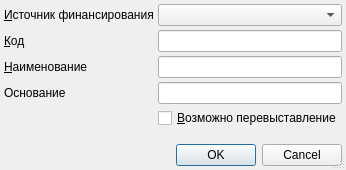
<?xml version="1.0" encoding="UTF-8"?>
<ui version="4.0">
 <class>ItemEditorDialog</class>
 <widget class="QDialog" name="ItemEditorDialog">
  <property name="geometry">
   <rect>
    <x>0</x>
    <y>0</y>
    <width>320</width>
    <height>170</height>
   </rect>
  </property>
  <property name="windowTitle">
   <string>ChangeMe!</string>
  </property>
  <property name="sizeGripEnabled">
   <bool>true</bool>
  </property>
  <layout class="QGridLayout">
   <property name="margin">
    <number>4</number>
   </property>
   <property name="spacing">
    <number>4</number>
   </property>
   <item row="1" column="0">
    <widget class="QLabel" name="lblCode">
     <property name="sizePolicy">
      <sizepolicy hsizetype="Maximum" vsizetype="Preferred">
       <horstretch>0</horstretch>
       <verstretch>0</verstretch>
      </sizepolicy>
     </property>
     <property name="text">
      <string>&amp;Код</string>
     </property>
     <property name="buddy">
      <cstring>edtCode</cstring>
     </property>
    </widget>
   </item>
   <item row="2" column="1">
    <widget class="QLineEdit" name="edtName"/>
   </item>
   <item row="0" column="0">
    <widget class="QLabel" name="lblFinance">
     <property name="sizePolicy">
      <sizepolicy hsizetype="Maximum" vsizetype="Preferred">
       <horstretch>0</horstretch>
       <verstretch>0</verstretch>
      </sizepolicy>
     </property>
     <property name="text">
      <string>&amp;Источник финансирования</string>
     </property>
     <property name="buddy">
      <cstring>cmbFinance</cstring>
     </property>
    </widget>
   </item>
   <item row="5" column="0">
    <spacer>
     <property name="orientation">
      <enum>Qt::Vertical</enum>
     </property>
     <property name="sizeHint" stdset="0">
      <size>
       <width>103</width>
       <height>16</height>
      </size>
     </property>
    </spacer>
   </item>
   <item row="1" column="1">
    <widget class="QLineEdit" name="edtCode"/>
   </item>
   <item row="4" column="1">
    <widget class="QCheckBox" name="chkCanRerun">
     <property name="text">
      <string>&amp;Возможно перевыставление</string>
     </property>
    </widget>
   </item>
   <item row="3" column="0">
    <widget class="QLabel" name="label">
     <property name="sizePolicy">
      <sizepolicy hsizetype="Maximum" vsizetype="Preferred">
       <horstretch>0</horstretch>
       <verstretch>0</verstretch>
      </sizepolicy>
     </property>
     <property name="text">
      <string>Основание</string>
     </property>
    </widget>
   </item>
   <item row="2" column="0">
    <widget class="QLabel" name="lblName">
     <property name="sizePolicy">
      <sizepolicy hsizetype="Maximum" vsizetype="Preferred">
       <horstretch>0</horstretch>
       <verstretch>0</verstretch>
      </sizepolicy>
     </property>
     <property name="text">
      <string>&amp;Наименование</string>
     </property>
     <property name="buddy">
      <cstring>edtName</cstring>
     </property>
    </widget>
   </item>
   <item row="0" column="1">
    <widget class="CRBComboBox" name="cmbFinance"/>
   </item>
   <item row="3" column="1">
    <widget class="QLineEdit" name="edtReason"/>
   </item>
   <item row="6" column="0" colspan="2">
    <widget class="QDialogButtonBox" name="buttonBox">
     <property name="standardButtons">
      <set>QDialogButtonBox::Cancel|QDialogButtonBox::Ok</set>
     </property>
    </widget>
   </item>
  </layout>
 </widget>
 <customwidgets>
  <customwidget>
   <class>CRBComboBox</class>
   <extends>QComboBox</extends>
   <header>library/crbcombobox.h</header>
  </customwidget>
 </customwidgets>
 <tabstops>
  <tabstop>cmbFinance</tabstop>
  <tabstop>edtCode</tabstop>
  <tabstop>edtName</tabstop>
  <tabstop>chkCanRerun</tabstop>
 </tabstops>
 <resources/>
 <connections>
  <connection>
   <sender>buttonBox</sender>
   <signal>accepted()</signal>
   <receiver>ItemEditorDialog</receiver>
   <slot>accept()</slot>
   <hints>
    <hint type="sourcelabel">
     <x>162</x>
     <y>150</y>
    </hint>
    <hint type="destinationlabel">
     <x>162</x>
     <y>83</y>
    </hint>
   </hints>
  </connection>
  <connection>
   <sender>buttonBox</sender>
   <signal>rejected()</signal>
   <receiver>ItemEditorDialog</receiver>
   <slot>reject()</slot>
   <hints>
    <hint type="sourcelabel">
     <x>162</x>
     <y>150</y>
    </hint>
    <hint type="destinationlabel">
     <x>162</x>
     <y>83</y>
    </hint>
   </hints>
  </connection>
 </connections>
</ui>
